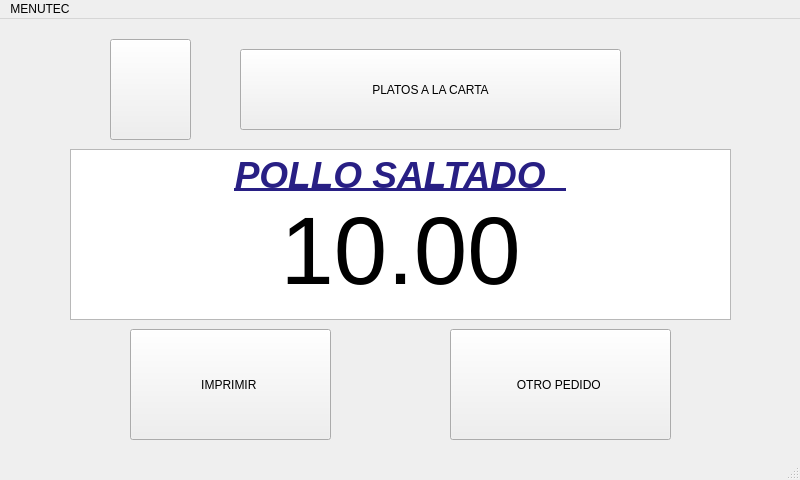
<?xml version="1.0" encoding="UTF-8"?>
<ui version="4.0">
 <class>pc2Window</class>
 <widget class="QMainWindow" name="pc2Window">
  <property name="geometry">
   <rect>
    <x>0</x>
    <y>0</y>
    <width>800</width>
    <height>480</height>
   </rect>
  </property>
  <property name="windowTitle">
   <string>MainWindow</string>
  </property>
  <widget class="QWidget" name="centralwidget">
   <widget class="QTextEdit" name="textEdit_2">
    <property name="geometry">
     <rect>
      <x>70</x>
      <y>130</y>
      <width>661</width>
      <height>171</height>
     </rect>
    </property>
    <property name="html">
     <string>&lt;!DOCTYPE HTML PUBLIC &quot;-//W3C//DTD HTML 4.0//EN&quot; &quot;http://www.w3.org/TR/REC-html40/strict.dtd&quot;&gt;
&lt;html&gt;&lt;head&gt;&lt;meta name=&quot;qrichtext&quot; content=&quot;1&quot; /&gt;&lt;style type=&quot;text/css&quot;&gt;
p, li { white-space: pre-wrap; }
&lt;/style&gt;&lt;/head&gt;&lt;body style=&quot; font-family:'Ubuntu'; font-size:11pt; font-weight:400; font-style:normal;&quot;&gt;
&lt;p align=&quot;center&quot; style=&quot; margin-top:0px; margin-bottom:0px; margin-left:0px; margin-right:0px; -qt-block-indent:0; text-indent:0px;&quot;&gt;&lt;span style=&quot; font-size:28pt; font-weight:600; font-style:italic; text-decoration: underline; color:#281f84;&quot;&gt;POLLO SALTADO  &lt;/span&gt;&lt;/p&gt;
&lt;p align=&quot;center&quot; style=&quot; margin-top:0px; margin-bottom:0px; margin-left:0px; margin-right:0px; -qt-block-indent:0; text-indent:0px;&quot;&gt;&lt;span style=&quot; font-size:72pt;&quot;&gt;10.00&lt;/span&gt;&lt;/p&gt;&lt;/body&gt;&lt;/html&gt;</string>
    </property>
   </widget>
   <widget class="QPushButton" name="btnIzquierda42">
    <property name="geometry">
     <rect>
      <x>110</x>
      <y>20</y>
      <width>81</width>
      <height>101</height>
     </rect>
    </property>
    <property name="text">
     <string/>
    </property>
    <property name="icon">
     <iconset>
      <normaloff>flecha-hacia-la-izquierda-antes-de-icono-4330-128.png</normaloff>flecha-hacia-la-izquierda-antes-de-icono-4330-128.png</iconset>
    </property>
    <property name="iconSize">
     <size>
      <width>100</width>
      <height>100</height>
     </size>
    </property>
   </widget>
   <widget class="QPushButton" name="btnImprimir42">
    <property name="geometry">
     <rect>
      <x>130</x>
      <y>310</y>
      <width>201</width>
      <height>111</height>
     </rect>
    </property>
    <property name="text">
     <string>IMPRIMIR </string>
    </property>
   </widget>
   <widget class="QPushButton" name="btnPlatosalacarta2">
    <property name="geometry">
     <rect>
      <x>240</x>
      <y>30</y>
      <width>381</width>
      <height>81</height>
     </rect>
    </property>
    <property name="text">
     <string>PLATOS A LA CARTA</string>
    </property>
    <property name="icon">
     <iconset>
      <normaloff>UTEC.png</normaloff>UTEC.png</iconset>
    </property>
   </widget>
   <widget class="QPushButton" name="btnPedido42">
    <property name="geometry">
     <rect>
      <x>450</x>
      <y>310</y>
      <width>221</width>
      <height>111</height>
     </rect>
    </property>
    <property name="text">
     <string>OTRO PEDIDO </string>
    </property>
   </widget>
  </widget>
  <widget class="QMenuBar" name="menubar">
   <property name="geometry">
    <rect>
     <x>0</x>
     <y>0</y>
     <width>800</width>
     <height>25</height>
    </rect>
   </property>
   <widget class="QMenu" name="menuMENUTEC">
    <property name="title">
     <string>MENUTEC</string>
    </property>
   </widget>
   <addaction name="menuMENUTEC"/>
  </widget>
  <widget class="QStatusBar" name="statusbar"/>
 </widget>
 <resources/>
 <connections/>
</ui>
